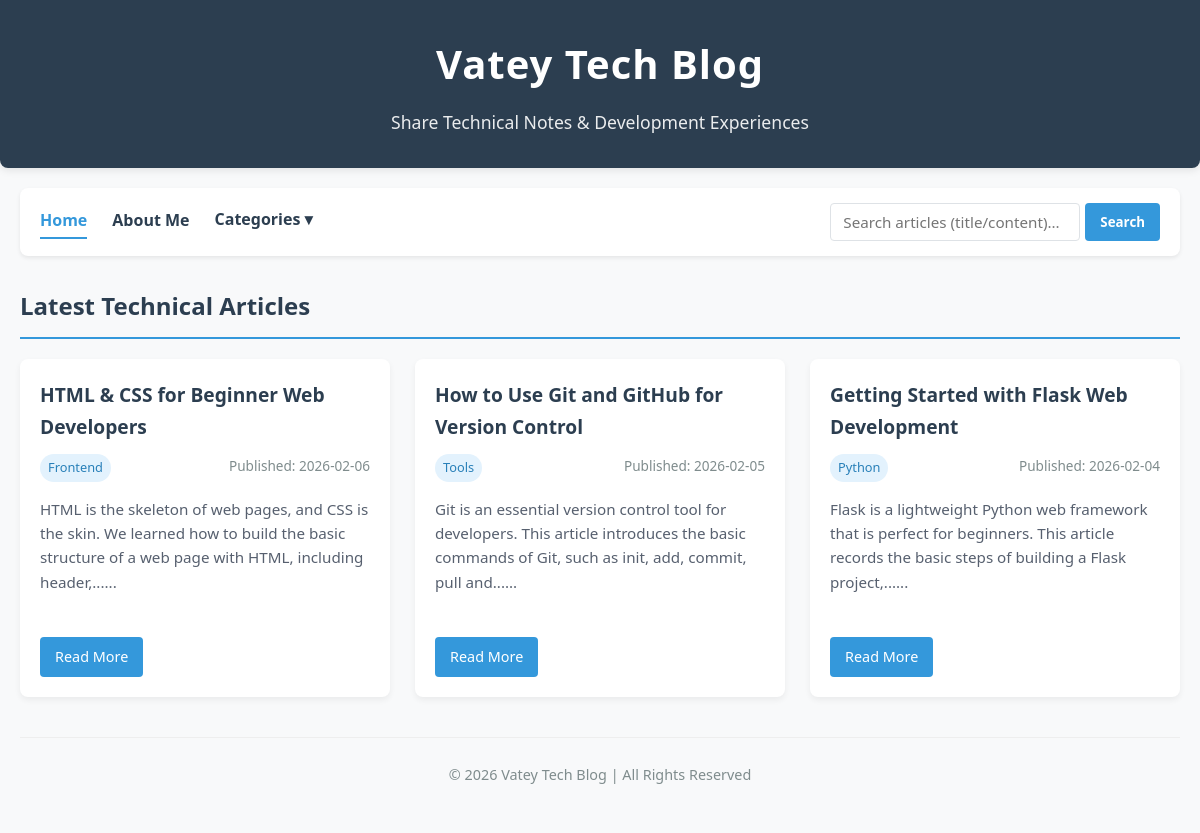
The app's page /, older data.
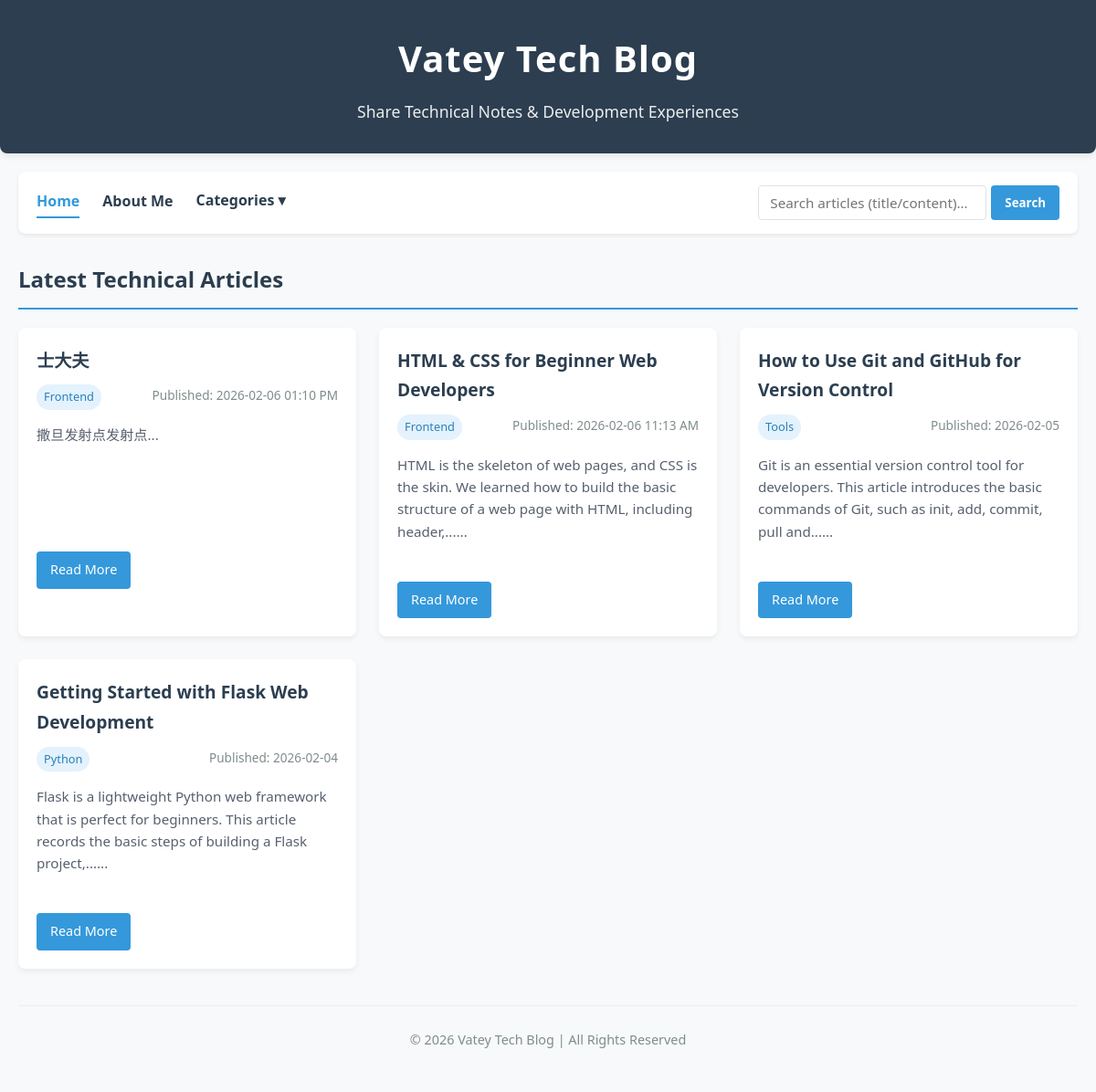
The same page, newer data.
### tables this page shows
CREATE TABLE posts (
                id INTEGER PRIMARY KEY AUTOINCREMENT,
                title TEXT NOT NULL,
                category TEXT NOT NULL,
                content TEXT NOT NULL,
                date TEXT NOT NULL
            );

### app.py (the view)
@app.route('/')
def index():
    search_query = request.args.get('query', '').strip()
    conn = get_db_connection()
    posts = conn.execute('SELECT * FROM posts ORDER BY id DESC').fetchall()
    if search_query:
        posts = conn.execute('''
            SELECT * FROM posts
            WHERE title LIKE ? OR content LIKE ?
            ORDER BY id DESC
        ''', (f'%{search_query}%', f'%{search_query}%')).fetchall()  # %通配符匹配任意字符
    else:
        posts = conn.execute('SELECT * FROM posts ORDER BY id DESC').fetchall()
    conn.close()
    return render_template(
        'index.html',
        data=BLOG_GLOBAL_DATA,
        categories=get_all_categories(),
        posts=posts,
        search_query=search_query  # 传递搜索词回显到搜索框
    )

### utils/db.py (called while the page is built)
def get_db_connection():
    conn = sqlite3.connect(DATABASE)
    conn.row_factory = sqlite3.Row  # 字典形式返回结果
    return conn

def get_all_categories():
    conn = get_db_connection()
    categories = conn.execute('SELECT DISTINCT category FROM posts ORDER BY category').fetchall()
    conn.close()
    return [cat['category'] for cat in categories]

### templates/index.html (shortened to what this page needs)
<!DOCTYPE html>
<html lang="en">
<head>
    <link rel="stylesheet" href="{{ url_for('static', filename='css/style.css') }}">
</head>
<body>
    <header>
        <h1>{{ data.title }}</h1>
        <p>{{ data.subtitle }}</p>
    </header>
    <div class="nav-search-container">
        <div class="nav-links">
            <a href="{{ url_for('index') }}" class="{% if request.path == '/' %}active{% endif %}">Home</a>
            <a href="{{ url_for('about') }}" class="{% if request.path == '/about' %}active{% endif %}">About Me</a>
            {% if categories %}
                <div class="dropdown">
                    <button class="dropdown-btn">Categories ▾</button>
                </div>
            {% endif %}
        </div>
        <form class="search-form" action="/" method="GET">
            <input type="text" name="query" placeholder="Search articles (title/content)..." value="{{ request.args.get('query', '') }}">
            <button type="submit">Search</button>
        </form>
    </div>
    <main>
        <h2 class="category-title">
            {% if request.args.get('query') %}
                Search Results for: "{{ request.args.get('query') }}"
            {% else %}
                {{ data.latest_article_tip }}
            {% endif %}
        </h2>
        {% if posts %}
            <div class="articles-grid">
                {% for post in posts %}
                    <div class="article-card">
                        <h3><a href="/article/{{ post.id }}">{{ post.title }}</a></h3>
                        <div class="article-meta">
                            <span class="category-tag">{{ post.category }}</span>
                            <span>Published: {{ post.date }}</span>
                        </div>
                        <p class="article-excerpt">{{ post.content|striptags|truncate(150) }}...</p>
                        <a href="/article/{{ post.id }}" class="read-more">Read More</a>
                    </div>
                {% endfor %}
            </div>
        {% endif %}
    </main>
    <footer>
        <p>© 2026 {{ data.title }} | All Rights Reserved</p>
    </footer>
</body>
</html>

Row changes from the older to the newer data that the page shows:
added posts: title "士大夫", category "Frontend", date "2026-02-06 01:10 PM", content "撒旦发射点发射点"
changed posts "HTML & CSS for Beginner Web Developers": date "2026-02-06" → "2026-02-06 11:13 AM"
